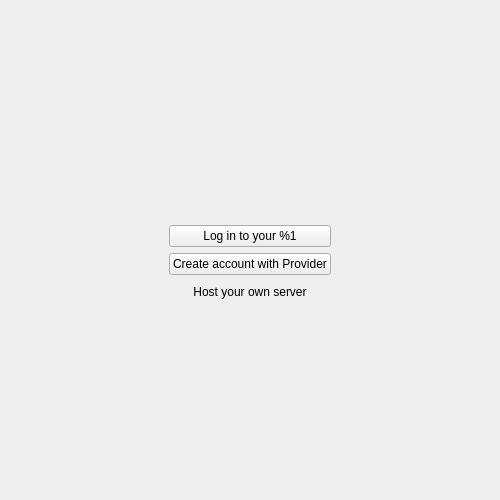
<?xml version="1.0" encoding="UTF-8"?>
<ui version="4.0">
 <class>WelcomePage</class>
 <widget class="QWidget" name="WelcomePage">
  <property name="geometry">
   <rect>
    <x>0</x>
    <y>0</y>
    <width>500</width>
    <height>500</height>
   </rect>
  </property>
  <property name="sizePolicy">
   <sizepolicy hsizetype="Preferred" vsizetype="Preferred">
    <horstretch>0</horstretch>
    <verstretch>0</verstretch>
   </sizepolicy>
  </property>
  <property name="windowTitle">
   <string>Form</string>
  </property>
  <layout class="QVBoxLayout" name="verticalLayout_2">
   <item>
    <spacer name="verticalSpacer_3">
     <property name="orientation">
      <enum>Qt::Vertical</enum>
     </property>
     <property name="sizeType">
      <enum>QSizePolicy::Expanding</enum>
     </property>
     <property name="sizeHint" stdset="0">
      <size>
       <width>20</width>
       <height>80</height>
      </size>
     </property>
    </spacer>
   </item>
   <item>
    <layout class="QHBoxLayout" name="horizontalLayout_2">
     <property name="topMargin">
      <number>0</number>
     </property>
     <item>
      <widget class="QPushButton" name="slideShowPreviousButton">
       <property name="maximumSize">
        <size>
         <width>40</width>
         <height>16777215</height>
        </size>
       </property>
       <property name="text">
        <string/>
       </property>
       <property name="flat">
        <bool>true</bool>
       </property>
      </widget>
     </item>
     <item>
      <widget class="OCC::SlideShow" name="slideShow" native="true">
       <property name="font">
        <font>
         <pointsize>12</pointsize>
         <weight>75</weight>
         <bold>true</bold>
        </font>
       </property>
      </widget>
     </item>
     <item>
      <widget class="QPushButton" name="slideShowNextButton">
       <property name="maximumSize">
        <size>
         <width>40</width>
         <height>16777215</height>
        </size>
       </property>
       <property name="text">
        <string/>
       </property>
       <property name="flat">
        <bool>true</bool>
       </property>
      </widget>
     </item>
    </layout>
   </item>
   <item>
    <layout class="QHBoxLayout" name="horizontalLayout">
     <property name="leftMargin">
      <number>0</number>
     </property>
     <property name="topMargin">
      <number>0</number>
     </property>
     <item>
      <spacer name="horizontalSpacer">
       <property name="orientation">
        <enum>Qt::Horizontal</enum>
       </property>
       <property name="sizeHint" stdset="0">
        <size>
         <width>40</width>
         <height>20</height>
        </size>
       </property>
      </spacer>
     </item>
     <item>
      <layout class="QVBoxLayout" name="verticalLayout">
       <property name="topMargin">
        <number>0</number>
       </property>
       <item>
        <spacer name="verticalSpacer">
         <property name="orientation">
          <enum>Qt::Vertical</enum>
         </property>
         <property name="sizeHint" stdset="0">
          <size>
           <width>20</width>
           <height>40</height>
          </size>
         </property>
        </spacer>
       </item>
       <item>
        <widget class="QPushButton" name="loginButton">
         <property name="text">
          <string>Log in to your %1</string>
         </property>
        </widget>
       </item>
       <item>
        <widget class="QPushButton" name="createAccountButton">
         <property name="text">
          <string>Create account with Provider</string>
         </property>
        </widget>
       </item>
       <item>
        <widget class="QPushButton" name="hostYourOwnServerButton">
         <property name="text">
          <string>Host your own server</string>
         </property>
         <property name="flat">
          <bool>true</bool>
         </property>
        </widget>
       </item>
       <item>
        <spacer name="verticalSpacer_5">
         <property name="orientation">
          <enum>Qt::Vertical</enum>
         </property>
         <property name="sizeHint" stdset="0">
          <size>
           <width>20</width>
           <height>40</height>
          </size>
         </property>
        </spacer>
       </item>
      </layout>
     </item>
     <item>
      <spacer name="horizontalSpacer_2">
       <property name="orientation">
        <enum>Qt::Horizontal</enum>
       </property>
       <property name="sizeHint" stdset="0">
        <size>
         <width>40</width>
         <height>20</height>
        </size>
       </property>
      </spacer>
     </item>
    </layout>
   </item>
   <item>
    <spacer name="verticalSpacer_4">
     <property name="orientation">
      <enum>Qt::Vertical</enum>
     </property>
     <property name="sizeHint" stdset="0">
      <size>
       <width>20</width>
       <height>40</height>
      </size>
     </property>
    </spacer>
   </item>
  </layout>
 </widget>
 <customwidgets>
  <customwidget>
   <class>OCC::SlideShow</class>
   <extends>QWidget</extends>
   <header>wizard/slideshow.h</header>
  </customwidget>
 </customwidgets>
 <resources/>
 <connections/>
</ui>
